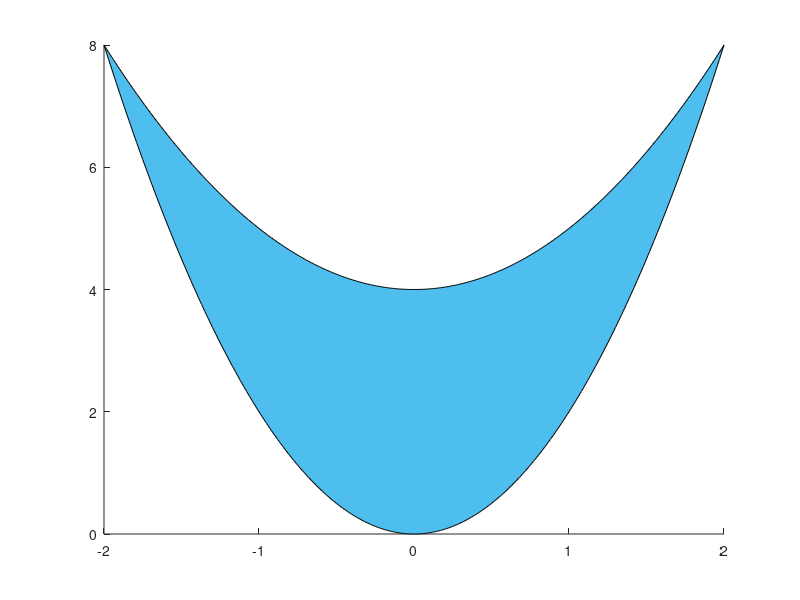

Recreate this plot in MATLAB. (Note: this script raises an error after producing the figure.)
clc; clear;

myColor = [0.3010 0.7450 0.9330];


% % % CHAPTER 8.1 -- Green's Theorem

% % 8.1.2 
% y = x^2 + 4
x1 = 2:-0.01:-2; y1 = x1.^2 + 4;

% y = 2x^2
x2 = -2:0.01:2; y2 = 2*x2.^2;

myFigure = figure;
patch([x1 x2],[y1 y2],myColor); xline(0); yline(0);
grid on; axis equal; xlabel('x'); ylabel('y'); axis([-4 4 -2 10]);
xticks(-4:4); yticks(-2:10); title('8.1.2');
saveas(myFigure,'ex-8-1-2.png');

% % 8.1.27 
% one loop of four-leafed rose
% 1st quadrant of leaf
theta = 0:0.05:pi/2; r = 3*sin(2*theta);
x = r.*cos(theta); y = r.*sin(theta);

% 2nd to 4th quadrant of leaf
theta = pi/2:0.05:2*pi; r = 3*sin(2*theta);
xRest = r.*cos(theta); yRest = r.*sin(theta); 

myFigure = figure;
patch([x 0], [y 0],myColor); patch([xRest 0], [yRest 0],'w');
xline(0); yline(0); xlabel('x'); ylabel('y'); grid on;
xticks([-2.5 -2:2 2.5]); yticks([-2.5 -2:2 2.5]); title('8.1.27');
saveas(myFigure,'ex-8-1-27.png');

% % % CHAPTER 8.2 -- Stokes' Theorem

% % 8.2.1 
% region enclosed by (−1,1,4), (2,1,−2), (2,3,−8), (−1,3,−2)
x = [-1,2,2,-1]; y = [1,1,3,3]; z = [4,-2,-8,-2];

myFigure = figure;
fill3(x,y,z,myColor); 
grid on; xlabel('x'); ylabel('y'); zlabel('z'); view([1 1 1]); 
axis([ -2 3 -2 4 -10 10]); title('8.2.1');
text(-1,1,4,'(-1,1,4)','VerticalAlignment','bottom','HorizontalAlignment','center','FontSize',14);
text(2,1,-2,'(2,1,-2)','VerticalAlignment','middle','HorizontalAlignment','right','FontSize',14);
text(2,3,-8,'(2,3,-8)','VerticalAlignment','top','HorizontalAlignment','center','FontSize',14);
text(-1,3,-2,'(-1,3,-2)','VerticalAlignment','middle','HorizontalAlignment','left','FontSize',14);
saveas(myFigure,'ex-8-2-1.png');